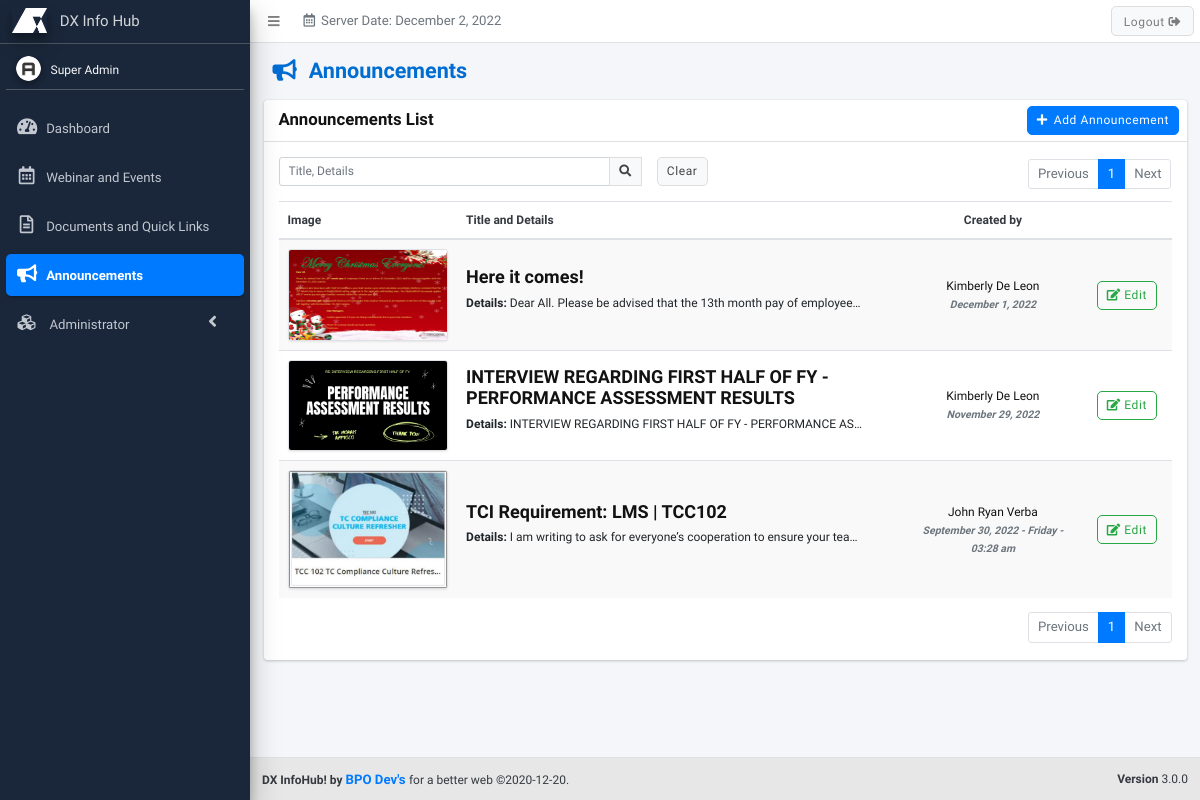
Screenshot of /pages/announcements/index.php (signed in) with the database file from the repository.
### tables this page shows
CREATE TABLE `announcements` (
  `id` int(255) UNSIGNED NOT NULL,
  `user_id` int(255) NOT NULL,
  `announcements_title` varchar(255) NOT NULL DEFAULT '',
  `announcements_details` text NOT NULL,
  `announcements_img` varchar(255) NOT NULL,
  `announcements_count` int(1) NOT NULL DEFAULT 0,
  `date_edit` varchar(255) NOT NULL,
  `date_created` varchar(255) DEFAULT NULL,
  `announcements_status` int(255) NOT NULL DEFAULT 0,
  `temp_del` int(11) NOT NULL DEFAULT 0,
  `timestamp` timestamp NOT NULL DEFAULT current_timestamp() ON UPDATE current_timestamp()
);

CREATE TABLE `users` (
  `user_id` bigint(20) NOT NULL,
  `user_employee_id` varchar(50) NOT NULL DEFAULT '',
  `user_email` varchar(100) NOT NULL DEFAULT '',
  `user_password` varchar(200) NOT NULL DEFAULT '',
  `user_firstname` varchar(100) NOT NULL DEFAULT '',
  `user_middlename` varchar(100) NOT NULL DEFAULT '',
  `user_lastname` varchar(100) NOT NULL DEFAULT '',
  `user_nickname` varchar(50) NOT NULL DEFAULT '',
  `user_photo` varchar(100) NOT NULL DEFAULT '',
  `role_ids` varchar(1000) NOT NULL DEFAULT ',',
  `permissions` varchar(1000) NOT NULL DEFAULT ',',
  `user_position` int(11) NOT NULL DEFAULT 0,
  `user_gender` varchar(100) NOT NULL,
  `user_mobile` varchar(50) NOT NULL DEFAULT '',
  `team_id` bigint(20) NOT NULL DEFAULT 0,
  `user_hiredate` int(11) NOT NULL DEFAULT 0,
  `user_enddate` int(11) NOT NULL DEFAULT 0,
  `user_mantra_in_life` varchar(300) NOT NULL,
  `user_skills` varchar(300) NOT NULL,
  `starting_date` int(11) NOT NULL DEFAULT 0,
  `data_per_page` int(11) NOT NULL DEFAULT 20,
  `user_last_login` int(11) NOT NULL DEFAULT 0,
  `user_log_attempts` int(11) DEFAULT NULL,
  `lockout_timestamp` datetime DEFAULT NULL,
  `user_status` float NOT NULL DEFAULT 0,
  `temp_del` int(11) NOT NULL DEFAULT 0,
  `user_certificate` varchar(255) DEFAULT NULL
);

### includes/functions.php (called while the page is built, shortened)
<?php
function renderLang($lang_arr) {
	if(isset($lang_arr[$GLOBALS['default_lang_idx']])) {
		if($lang_arr[$GLOBALS['default_lang_idx']] != '') {
			$return = $lang_arr[$GLOBALS['default_lang_idx']];
		} else {
			$return = $lang_arr[0];
		}
	} else {
		$return = $lang_arr[0];
	}
	return $return;
}
function checkSession() {
	$r = 0;
	if(isset($_SESSION['sys_id'])) {
		$r = 1;
	}
	return $r;
}
function checkPermission($permission) {
	$r = 0;
	if(in_array($permission,$_SESSION['sys_permissions'])) {
		$r = 1;
	}
	return $r;
}
function encryptID($id,$module = '') {
	return processIDEncryption($id,'encrypt',$module);
}
function processIDEncryption($id,$action,$module) {
	$charBank_arr = array('_q','i','_B','l','_a','M','f','u','_g','O','h','9','V','W','F','s','6','K','P','_b','8','_r','X','3','Y','2','N','d','q','_S','j','_L','_R','p','Z','E','5','e','x','A','_k','_I','g','_Q','_G','J','G','_j','_J','b','_c','o','_E','_p','m','1','_i','_K','_o','B','I','S','_l','_H','0','_n','Q','y','_D','a','H','n','L','_C','D','t','k','_P','R','_e','_s','_M','z','_d','c','_A','_m','w','v','_h','_N','U','_O','T','C','7','_F','r','_f','4');
	$output = '';
	if($action == 'encrypt') {
		$epoch_time = substr(time() * rand(1,100),0,10);
		$dynamic_val = '';
		$dynamic_val .= $charBank_arr[($epoch_time[0].$epoch_time[1])*1];
		$dynamic_val .= $charBank_arr[($epoch_time[2].$epoch_time[3])*1];
		$dynamic_val .= $charBank_arr[($epoch_time[4].$epoch_time[5])*1];
		$dynamic_val .= $charBank_arr[($epoch_time[6].$epoch_time[7])*1];
		$dynamic_val .= $charBank_arr[($epoch_time[8].$epoch_time[9])*1];
		$secret_key = $dynamic_val;
	}
	$encrypt_method = "AES-256-CBC";
	$key = hash('sha256',$secret_key);
	if($module == '') {
		$module = $GLOBALS['page'];
	}
	$iv = substr(hash('sha256',$module),0,16);
	if($action == 'encrypt') {
		$output = base64_encode(openssl_encrypt($id,$encrypt_method,$key,0,$iv)).$dynamic_val;
	} else {
		$id = str_replace($secret_key,'',$id);
		$output = openssl_decrypt(base64_decode($id),$encrypt_method,$key,0,$iv);
	}
	return $output;
}
function getTable($sql_table) {
	$r = array();
	$sql = $GLOBALS['pdo']->prepare("SELECT * FROM ".$sql_table);
	$sql->execute();
	while($data = $sql->fetch(PDO::FETCH_ASSOC)) {
		array_push($r,$data);
	}
	return $r;
}
?>

### includes/lang/announcements.php (called while the page is built, shortened)
<?php
$announcements = array(
	'Announcements',
	''
);
$announcements_list = array(
	'Announcements List',
	''
);
$announcements_add = array(
	'Add Announcement',
	''
);
$announcements_edit = array(
	'Edit Announcement',
	''
);
$announcements_title_label = array(
	'Title',
	''
);
$announcements_details_label = array(
	'Details',
	''
);
?>

### includes/lang/webinar-events.php (called while the page is built, shortened)
<?php
$edit = array(
	'Edit',
	''
);
$image= array(
	'Image',
	''
)
?>

### includes/lang/documents.php (called while the page is built, shortened)
<?php
$created_by = array(
	'Created by',
	''
);
?>

### includes/common/set-search.php (called while the page is built, shortened)
<?php
$where = '';
if(isset($keywords_arr)) {
	foreach($keywords_arr as $keyword) {
		$keyword = str_replace("'","''",$keyword);
		if($where == '') {
			foreach($fields_arr as $field) {
				if($where == '') {
					$where .= " WHERE ".$field." LIKE '%".$keyword."%' AND temp_del = 0";
				} else {
					$where .= " OR ".$field." LIKE '%".$keyword."%' AND temp_del = 0";
				}
			}
		} else {
			foreach($fields_arr as $field) {
				$where .= " OR ".$field." LIKE '%".$keyword."%' AND temp_del = 0";
			}
		}
	}
} else {
	if($where == '' && $page != 'system-log') {
		 $where = " WHERE temp_del=0";
	}
}
?>

### includes/common/set-pagination.php (called while the page is built, shortened)
<?php
$numrows = 10;
$page_ctr = 1;
$sql_start = abs($numrows * ((int)$page_ctr-1));
?>

### pages/announcements/index.php (the view, shortened to what this page needs)
<?php
require($_SERVER['DOCUMENT_ROOT'].'/includes/config.php');
if(checkSession()) {
	if(checkPermission('announcements')) {
		$page = 'announcements';
		$fields_arr = array('announcements_title', 'announcements_details');
		require($_SERVER['DOCUMENT_ROOT'].'/includes/common/set-search.php');
		require($_SERVER['DOCUMENT_ROOT'].'/includes/common/set-pagination.php');
		$users_arr = getTable('users');
?>
<!DOCTYPE html>
<html>
<head>
	<?php require($_SERVER['DOCUMENT_ROOT'].'/includes/common/links.php'); ?>
</head>
<body class="hold-transition sidebar-mini layout-fixed">
	<div class="wrapper">
		<?php
		require($_SERVER['DOCUMENT_ROOT'].'/includes/common/child-header.php');
		require($_SERVER['DOCUMENT_ROOT'].'/includes/common/child-sidebar.php');
		?>
		<div class="content-wrapper" style="height:auto;">
			<section class="content-header">
				<div class="container-fluid">
					<div class="row mb-2">
						<div class="col-sm-6 col-12">
							<h1><i class="fa fa-bullhorn mr-3"></i><?php echo renderLang($announcements); ?></h1>
						</div>
					</div>
				</div>
			</section>
			<section class="content">
				<div class="container-fluid">
					<div class="card">
						<div class="card-header">
							<h3 class="card-title"><?php echo renderLang($announcements_list); ?></h3>
							<div class="card-tools">
								<?php if(checkPermission('announcements-add')) { ?><a href="add-announcements" class="btn btn-primary btn-md"><i class="fa fa-plus mr-2"></i><?php echo renderLang($announcements_add); ?></a><?php } ?>
							</div>
						</div>
						<div class="card-body">
							<?php require($_SERVER['DOCUMENT_ROOT'].'/includes/common/search-and-pagination.php'); ?>
							<div class="table-responsive">
								<table id="table-data" class="table table-striped table-hover">
									<thead>
										<tr class="text-dark">
											<th style="width:20%"><?php echo renderLang($image); ?></th>
											<th style="width:50%"><?php echo renderLang($announcements_title_label).' and '.renderLang($announcements_details_label); ?></th>
											<th class="text-center"style="width:20%"><?php echo renderLang($created_by); ?></th>
											<th style="width:10%"></th>
										</tr>
									</thead>
									<tbody>
										<?php
										$sql = $pdo->prepare("SELECT * FROM announcements ". $where ." ORDER BY id DESC LIMIT ".$sql_start.",".$numrows);
										$sql->execute();
										while($data = $sql->fetch(PDO::FETCH_ASSOC)) {
											$announcements_id = encryptID($data['id']);
											echo '<tr>';
												echo '<td class="align-middle"><img src="assets/images/announcements/'.$data['announcements_img'].'" class=" img-thumbnail p-0"></td>';
												echo '<td class="align-middle"><h4 class=" font-weight-bold">'.$data['announcements_title'].'</h4><pre  style="max-width: 400px;"  class="p-0 text-truncate"><b>'.renderLang($announcements_details_label).':</b> '.$data['announcements_details'].'</pre></td>';
												echo '<td class="align-middle text-center">';
													foreach($users_arr as $user) {
														if($user['user_id'] == $data['user_id']) {
															echo $user['user_firstname'].' '.$user['user_lastname'];
															break;
														}
													}
												echo '<br><em class="text-secondary font-weight-bold text-sm">'.$data['date_created'] .'</em></td>';
												echo '<td class="align-middle text-center">';
													if(checkPermission('announcements-edit')) {
														echo '<a href="/edit-announcements/'.$announcements_id.'" class="btn btn-outline-success btn-s" title="'.renderLang($announcements_edit).'"><i class="fas fa-edit"></i> '.renderLang($edit).'</a>';
													}
												echo '</td>';
											echo '</tr>';
										}
										?>
									</tbody>
								</table>
							</div>
							<?php require($_SERVER['DOCUMENT_ROOT'].'/includes/common/pagination-bottom.php'); ?>
						</div>
					</div>
				</div>
			</section>
		</div>
	</div>
	<?php require($_SERVER['DOCUMENT_ROOT'].'/includes/common/child-footer.php'); ?>
</body>
</html>
<?php
	} else {
		$_SESSION['sys_permission_err'] = renderLang($permission_message_1);
		header('location: /dashboard');
	}
} else {
	$_SESSION['sys_login_err'] = renderLang($login_msg_err_4);
	header('location: /login');
}
?>

### assets/css/common.css (style rules this page uses)
html { font-size: 12px; }
.content-wrapper { padding-bottom: 2.5rem; }
.card-header > .card-tools { margin-top: -.25rem; margin-bottom: -.25rem; }
.card-title { font-size: 1.4rem; }
.content-header { padding: 15px 15px 10px; }
.table-striped tbody tr:nth-of-type(odd) { background: rgba(0,0,0,0.025); }

### assets/css/style.css (style rules this page uses)
:root { --blue: #006DD3; --gray: #E7E7E7; --dark-gray: #606060; --white: #fff; --black: #121212; }
body p, a { font-size: 1.1rem; }
.btn { border-radius: 5px; letter-spacing: 0.05rem; }
.btn .fa { margin-right: 10px; }
@media (min-width: 1200px) { pre { font-family: 'Inter Tight', sans-serif; font-size: 1rem; } }
@media (min-width: 1200px) { .h1, .h2, .h3, .h4, .h5, .h6, h1, h2, h3, h4, h5, h6 { font-weight: bold !important; text-transform: none; } }
@media (min-width: 1200px) { body { font-family: 'Inter Tight', sans-serif; color: var(--black); height: 100%; font-size: 1rem; } }
@media (min-width: 1200px) { * { box-sizing: border-box; } }
@media (min-width: 1200px) { [class*="col-"] { float: left; } }
@media (min-width: 1200px) { h1 { font-weight: 700; color: var(--blue);; } }
[class*="col-"] { width: 100%; }
@media only screen and (min-width: 768px) { .col-12 { width: 100%; } }

### rows the page displays
announcements: announcements_img (picture), announcements_title "Here it comes!", announcements_details "Dear All. Please be advised that the 13th month pay of employee…", date_created "December 1, 2022"
users: user_firstname "Kimberly", user_lastname "De Leon"
announcements: announcements_img (picture), announcements_title "INTERVIEW REGARDING FIRST HALF OF FY - PERFORMANCE ASSESSMENT RESULTS", announcements_details "INTERVIEW REGARDING FIRST HALF OF FY - PERFORMANCE AS…", date_created "November 29, 2022"
announcements: announcements_img (picture), announcements_title "TCI Requirement: LMS | TCC102", announcements_details "I am writing to ask for everyone’s cooperation to ensure your tea…", date_created "September 30, 2022 - Friday - 03:28 am"
users: user_firstname "John Ryan", user_lastname "Verba"

### other values shown
renderLang($header_server_date) "Server Date:"
$_SESSION['sys_fullname'] "Super Admin"
renderLang($announcements) "Announcements"
renderLang($announcements_list) "Announcements List"
renderLang($announcements_add) "Add Announcement"
renderLang($btn_clear) "Clear"
renderLang($btn_previous) "Previous"
renderLang($btn_next) "Next"
renderLang($image) "Image"
renderLang($announcements_title_label) "Title"
renderLang($announcements_details_label) "Details"
renderLang($created_by) "Created by"
renderLang($sitename) "DX InfoHub!"
